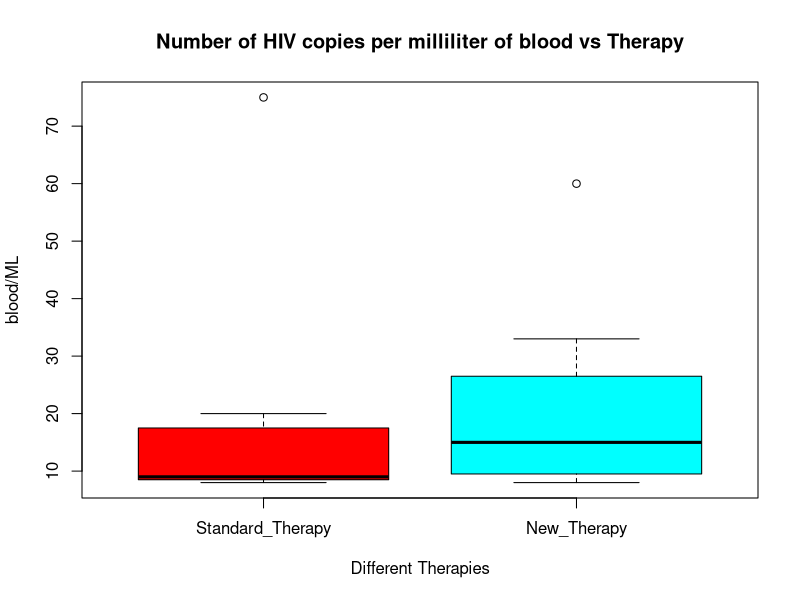

Write the R code that produced this figure. (Note: this script raises an error after producing the figure.)
#wilcoxon Rank sum Test

#Assignment_3

Standard_Therapy <- c(75,8,9,8,9,15,20)
New_Therapy <- c(8,10,9,60,15,20,33)

#combine the data into single data sets

combined_groups <- data.frame(cbind(Standard_Therapy,New_Therapy))

#show spreadsheet like results

combined_groups

#form min,max etc

summary(combined_groups)

#stacking groups

stacked_groups <- stack(combined_groups)

#showing the data in stacked order

stacked_groups

#plotting the data

boxplot(values~ind ,main = "Number of HIV copies per milliliter of blood vs Therapy",xlab = "Different Therapies",ylab = "blood/ML",col = rainbow(2), data = stacked_groups)

#Wilcox Rank Sum Test

#H0=There is no difference in viral load in patients receiving standard therapy and new therapy
#Two sided Test

wilcox.test(values ~ ind , data = stacked_groups , mu = 0 , alt = "two.sided" , conf.int = T , conf.level = 0.05 , paired = F , exact = F , correct = T)
